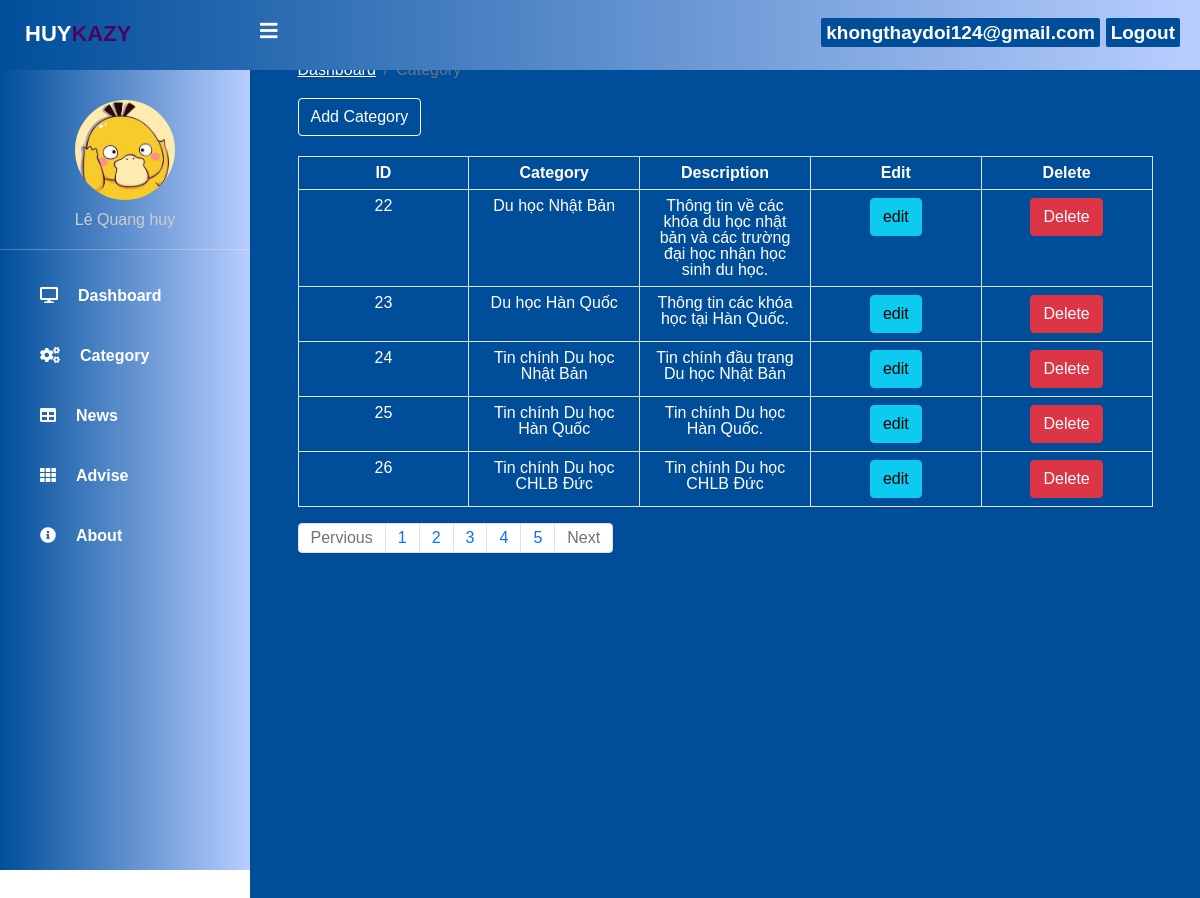
/category.php (signed in), run on the app's committed database.
### tables this page shows
CREATE TABLE `category` (
  `id` int(100) UNSIGNED NOT NULL,
  `category_name` varchar(255) NOT NULL,
  `des` varchar(255) NOT NULL
);

### category.php (the view, shortened to what this page needs)
<?php
    include('include/header1.php');
?>
<div class="content">
    <div style="width: 90%; margin-left: 5%;padding-top:6.5%;">
        <div style="width:80%, margin-left:17%; margin-bottom:20px;">
                <ul class="breadcrumb">
                    <li class="breadcrumb-item active"><a href="admin-home.php">Dashboard</a></li>
                    <li class="breadcrumb-item active">Category</li>
                </ul>
        </div>
        <div class="text-right">
            <button style="margin-bottom:20px;" class="btn btn-primary"><a style="color:#fff;text-decoration: none;" href="addcategory.php">Add Category</a></button>
        </div>
        <table class="table table-bordered">
            <tr>
                <th>ID</th>
                <th>Category</th>
                <th>Description</th>
                <th>Edit</th>
                <th>Delete</th>
            </tr>
            <?php
                include('db/connection.php');
                $page=$_GET['page'];
                if($page=="" || $page==1){
                    $page1=0;
                }
                else{
                    $page1=($page*3)-1;
                }
                $query=mysqli_query($conn,"select * from category limit $page1,5");
                while($row=mysqli_fetch_array($query)){
                ?>
                <tr>
                    <td><?php echo $row['id'];?></td>
                    <td><?php echo $row['category_name'];?></td>
                    <td><?php echo substr($row['des'],0,200);?></td>
                    <td><a href="edit.php?edit=<?php echo $row['id'];?>" class="btn btn-info">edit</a></td>
                    <td><a href="delete.php?del=<?php echo $row['id'];?>" class="btn btn-danger">Delete</a></td>
                </tr>
                <?php } ?>
        </table>
        <ul class="pagination">
            <li class="page-item disabled">
                <a href="#" class="page-link" >Pervious</a>
            </li>
            <?php
            $sql=mysqli_query($conn,"select * from category");
            $count=mysqli_num_rows($sql);
            $a=$count/3;
            for ($b=1; $b <=$a ; $b++) {
            ?>
            <li class="page-item"><a class="page-link" href="category.php?page=<?php echo $b;?>"><?php echo $b; ?></a></li>
            <?php
            }
            ?>
            <li class="page-item disabled">
                <a href="#" class="page-link" >Next</a>
            </li>
       </ul>
    </div>
</div>
<?php
include('include/footer.php')
?>

### include/header1.php (shortened to what this page needs)
<?php
include('db/connection.php')
?>
<!DOCTYPE html>
<html lang="en">
<head>
    <link rel="stylesheet" href="https://cdnjs.cloudflare.com/ajax/libs/font-awesome/5.15.4/css/all.min.css">
    <link rel="stylesheet" href="css-bootstrap/bootstrap.css">
    <link rel="stylesheet" href="css/style-admin.css">
</head>
<body>
    <header>
        <label for="check">
            <i class="fas fa-bars" id="sidebar_btn"></i>
        </label>
        <div class="left_area">
            <h3>Huy<span>Kazy</span></h3>
        </div>
        <div class="right_area">
            <a href="logout.php" class="logout_btn">Logout</a>
            <a style="" class="logout_btn1" href="change-password.php"><?php echo $_SESSION['email'] ?></a>
        </div>
    </header>
    <div class="sidebar">
        <center>
        <?php
            $email=$_SESSION['email'];
            $sql =  "SELECT * FROM admin_login where email='$email'";
            $result = mysqli_query($conn,$sql);
            while($row = mysqli_fetch_assoc($result)){
            echo '<img src="'.$row['images_admin'].'" class="profile_image" alt="">';
            echo '<h4>'.$row['name'].'</h4>';
            echo '<hr>';
        }
        ?>
        </center>
        <a href="admin-home.php"><i class="fas fa-desktop <?php if($page=='home'){echo 'active';} ?>"><span>Dashboard</span></i></a>
        <a href="category.php"><i class="fas fa-cogs <?php if($page=='category'){echo 'active';} ?>"><span>Category</span></i></a>
        <a href="news.php"><i class="fas fa-table <?php if($page=='news'){echo 'active';} ?>"><span>News</span></i></a>
        <a href="advise.php"><i class="fas fa-th <?php if($page=='home'){echo 'active';} ?>"><span>Advise</span></i></a>
        <a href="about.php"><i class="fas fa-info-circle <?php if($page=='about'){echo 'active';} ?>"><span>About</span></i></a>
    </div>

### include/footer.php (shortened to what this page needs)
  </body>
</html>

### css/style-admin.css (style rules this page uses)
html, body, div, span, applet, object, iframe, h1, h2, h3, h4, h5, h6, p, blockquote, pre, a, abbr, acronym, address, big, cite, code, del, dfn, em, img, ins, kbd, q, s, samp, small, strike, strong, sub, sup, tt, var, b, u, i, center, dl, dt, dd, ol, ul, li, fieldset, form, label, legend, table, caption, tbody, tfoot, thead, tr, th, td, article, aside, canvas, details, embed, figure, figcaption, footer, header, hgroup, menu, nav, output, ruby, section, summary, time, mark, audio, video { margin: 0; padding: 0; color: #fff; font-size: 100%; font-family:Arial, Helvetica, sans-serif; }
article, aside, details, figcaption, figure, footer, header, hgroup, menu, nav, section { display: block; }
body { line-height: 1; }
ol, ul { list-style: none; }
table { border-collapse: collapse; border-spacing: 0; }
header { position: fixed; background: linear-gradient(to right, #004e9a, #B9CEFF); width: 100%; height: 70px; }
.left_area h3 { color: #fff; text-transform: uppercase; font-size: 22px; font-weight: 900; padding-left: 25px; padding-top: 5px; }
.left_area span { color: #47065f; }
.logout_btn { padding: 5px; background: #004e9a; text-decoration: none; float: right; margin-top: -29px; margin-right: 20px; border-radius: 2px; font-size: 19px; font-weight: 600; color: #fff; transition: 0.5s; transition-property: background; }
.logout_btn1 { padding: 5px; background: #004e9a; text-decoration: none; float: right; margin-top: -29px; margin-right: 100px; border-radius: 2px; font-size: 19px; font-weight: 600; color: #fff; transition: 0.5s; transition-property: background; }
.sidebar { background: linear-gradient(to right, #004e9a, #B9CEFF); padding-top: 30px; margin-top: 70px; position: fixed; left:0; width: 250px; transition: 0.5s; transition-property: left; height: 100vh; }
.sidebar .profile_image { width: 100px; height: 100px; border-radius: 100px; margin-bottom: 10px; }
.sidebar h4 { color: #ccc; margin-top: 0; margin-bottom: 20px; }
.sidebar a { color: #fff; display: block; width: 100%; line-height: 60px; text-decoration: none; padding-left: 40px; box-sizing: border-box; transition: 0.5s; transition-property: background; }
.sidebar span { padding-left: 20px; }
#sidebar_btn { z-index: 1; color: #fff; position: fixed; cursor: pointer; left: 260px; font-size: 20px; margin: 8px 0; transition: 0.5s; transition-property: color; }
.content { margin-left: 250px; background: #004e9a; background-position: center; background-size: cover; height:900px; transition: 0.5s; word-wrap: break-word; }
table { table-layout:fixed; text-align: center; }
.btn-primary { background-color: #004e9a; border-color: #fff; }

### data on the page
category: id "22", category_name "Du học Nhật Bản", des "Thông tin về các khóa du học nhật bản và các trường đại học nhận học sinh du học."
category: id "23", category_name "Du học Hàn Quốc", des "Thông tin các khóa học tại Hàn Quốc."
category: id "24", category_name "Tin chính Du học Nhật Bản", des "Tin chính đầu trang Du học Nhật Bản"
category: id "25", category_name "Tin chính Du học Hàn Quốc", des "Tin chính Du học Hàn Quốc."
category: id "26", category_name "Tin chính Du học CHLB Đức", des "Tin chính Du học CHLB Đức"

### other printed values
$_SESSION['email'] "khongthaydoi124@gmail.com"
$row['name'] "Lê Quang huy"
